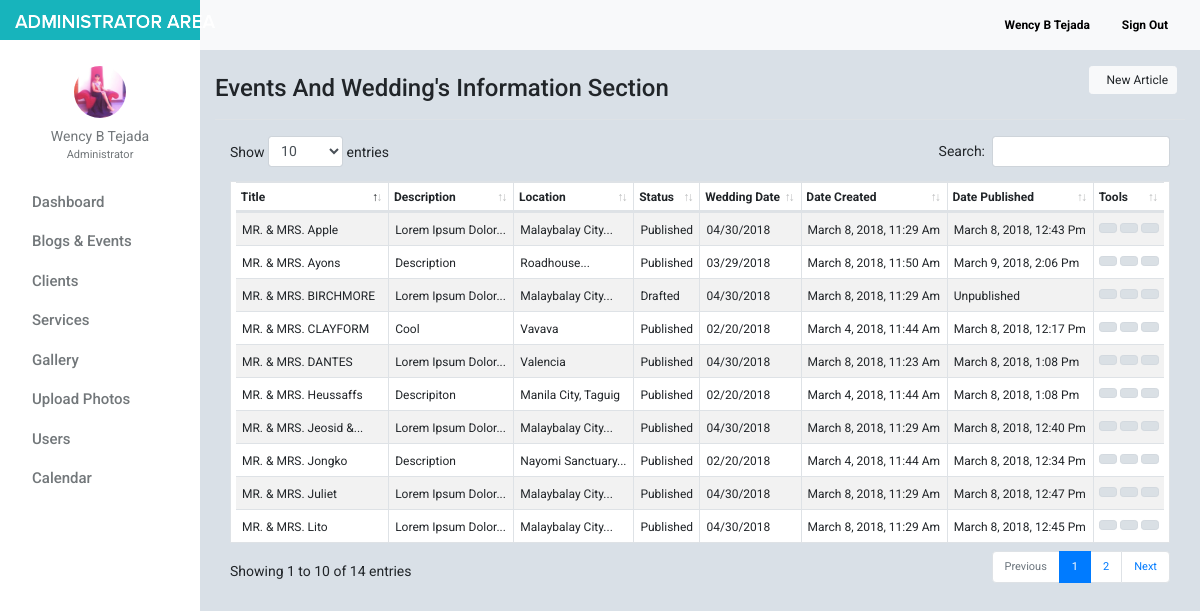
/admin/blog_events.php (signed in), run on the app's committed database.
### tables this page shows
CREATE TABLE `tblusers` (
  `id` int(11) NOT NULL,
  `firstname` varchar(32) NOT NULL,
  `lastname` varchar(32) NOT NULL,
  `gender` enum('m','f') NOT NULL,
  `username` varchar(50) NOT NULL,
  `password` varchar(50) NOT NULL,
  `email` varchar(100) NOT NULL,
  `designation` varchar(100) NOT NULL,
  `address` text NOT NULL,
  `access_level` enum('0','1','2') NOT NULL,
  `profile_picture` varchar(100) NOT NULL,
  `date_created` varchar(100) NOT NULL
);

CREATE TABLE `tblpostwedding` (
  `id` int(11) NOT NULL,
  `title` varchar(100) NOT NULL,
  `description` text NOT NULL,
  `preview_image` text NOT NULL,
  `location` varchar(100) NOT NULL,
  `status` enum('0','1') NOT NULL,
  `wedding_date` varchar(100) NOT NULL,
  `wedding_type` varchar(100) NOT NULL,
  `date_created` varchar(100) NOT NULL,
  `date_published` varchar(100) NOT NULL
);

### admin/include/database.php (called while the page is built, shortened)
<?php
class Database
{
    public $connection;
    public function open_connection()
    {
        $this->connection = mysqli_connect(DB_HOST, DB_USER, DB_PASS, DB_NAME);
    }
    public function query($sql)
    {
        $result = mysqli_query($this->connection, $sql);
        return $result;
    }
}
$db = new Database();
?>

### admin/include/db_object.php (called while the page is built, shortened)
<?php
class DB_Object
{
    public static function find_all() {
        return static::find_by_query("SELECT * FROM " . static::$db_table . " ORDER BY id DESC");
    }
    public static function find_by_id($id) {
        $the_result_array = static::find_by_query("SELECT * FROM " . static::$db_table . " WHERE id = $id ORDER BY id DESC  LIMIT 1 ");
        return !empty($the_result_array) ? array_shift($the_result_array) : false;
    }
    public static function find_by_query($sql) {
        global $db;
        $result_set = $db->query($sql);
        $the_object_array = array();
        while($row = mysqli_fetch_array($result_set)) {
            $the_object_array[] = static::instantiation($row);
        }
        return $the_object_array;
    }
    public static function instantiation($the_record){
        $the_object = new $calling_class;
        foreach($the_record as $the_attribute => $value)
        {
            if($the_object->has_the_attribute($the_attribute)) {
                $the_object->$the_attribute = $value;
            }
        }
        return $the_object;
    }
    private function has_the_attribute($the_attribute) {
        $object_properties = get_object_vars($this);
        return array_key_exists($the_attribute, $object_properties);
    }
}
?>

### admin/include/Users.php (called while the page is built, shortened)
<?php
class Users extends DB_Object
{
    public $profile_picture;
    public $upload_directory = "upload/users";
    public $image_placeholder = "http://placehold.it/64x64&text=images";
    public function profile_picture_picture() {
        return empty($this->profile_picture) ? $this->image_placeholder : $this->upload_directory. '/' .$this->profile_picture;
    }
}
?>

### admin/include/Helper.php (called while the page is built, shortened)
<?php
function trim_body($text, $max_length = 30, $tail = '...') {
    $tail_len = strlen($tail);
    if (strlen($text) >  $max_length) {
        $tmp_text = substr($text, 0, $max_length - $tail_len);
        if (substr($text, $max_length - $tail_len, 1) == ' ') {
            $text = $tmp_text;
        } else {
            $pos = strrpos($tmp_text, ' ');
            $text = substr($text, 0, $pos);
        }
        $text = $text . $tail;
    }
    return $text;
}

### admin/blog_events.php (the view, shortened to what this page needs)
<?php
    $event_wedding =   EventWedding::find_all();
?>
<?php $users_profile = Users::find_by_id($_SESSION['id']); ?>
<!doctype html>
<html lang="en">
<head>
    <link href="css/bootstrap.min.css" rel="stylesheet">
    <link href="css/dashboard.css" rel="stylesheet">
    <link href="css/dataTables.bootstrap4.min.css" rel="stylesheet">
    <link rel="stylesheet" type="text/css"
          href="https://cdn.materialdesignicons.com/2.1.19/css/materialdesignicons.min.css">
</head>
<body>
<?php include_once 'include/sidebar.php'; ?>
<div class="d-flex justify-content-between flex-wrap flex-md-nowrap align-items-center pb-2 mb-3 border-bottom">
    <h4 class="h4 mt-4">Events And Wedding's Information Section</h4>
    <div class="btn-toolbar mb-2 mb-md-0">
        <div class="btn-group mr-2">
            <a class="btn btn-sm btn-light" style="font-size: 12px;" href="blog_events_add.php"><i class="mdi mdi-account-plus mr-2"></i> New Article</a>
        </div>
    </div>
</div>
<table id="example" class="table table-striped table-bordered table-sm" cellspacing="0" width="100%" style="background: white;padding: 0 5px;">
    <thead>
        <tr>
            <th>Title</th>
            <th>Description</th>
            <th>Location</th>
            <th>Status</th>
            <th>Wedding Date</th>
            <th>Date Created</th>
            <th>Date Published</th>
            <th>Tools</th>
        </tr>
    </thead>
    <tbody>
       <?php foreach ($event_wedding as $events) : ?>
        <tr>
            <td class="special"><?= trim_body($events->title, 30); ?></td>
            <td class="special"><?= trim_body($events->description, 20);  ?></td>
            <td class="special"><?= trim_body($events->location, 20); ?></td>
            <td class="special"><?= ($events->status == 0) ? 'Drafted' : 'Published'; ?></td>
            <td class="special"> <?= $events->wedding_date; ?></td>
            <td class="special"><?= $events->date_created; ?></td>
            <td class="special"><?= empty($events->date_published) ? 'Unpublished' : $events->date_published; ?></td>
            <td>
                <a href="blog_events_edit.php?id=<?= $events->id; ?>" class="btn btn-light btn-sm active"><i class="mdi mdi-account-edit"></i></a>
                <a href="blog_events_delete.php?id=<?= $events->id; ?>" class="btn btn-light btn-sm active"><i class="mdi mdi-delete"></i></a>
                <a href="../wedding_details.php?id=<?= $events->id; ?>" target="_blank" class="btn btn-light btn-sm active"><i class="mdi mdi-eye"></i></a>
            </td>
        </tr>
    <?php endforeach; ?>
    </tbody>
</table>
</main>
</div>
</div>
</body>
</html>

### admin/include/sidebar.php (shortened to what this page needs)
<nav class="navbar sticky-top p-0" style="width: 16.7%;background-color: #17b4bc;">
    <a class="navbar-brand col-sm-3 col-md-2 mr-0" href="dashboard.php">
        <img src="images/admin.png" alt="" style="width: 200px;">
    </a>
</nav>
<div class="container-fluid">
    <div class="row">
        <nav class="col-md-2 d-none d-md-block bg-light sidebar">
            <div class="sidebar-sticky">
                <ul class="nav flex-column">
                    <li class="nav-item mt-3">
                        <div class="text-center">
                            <a href="users_profile.php" class="user-button">
                                <img src="<?= $users_profile->profile_picture_picture(); ?>" class="img-fluid rounded-circle" width="52" height="52" alt="">
                                <div class="user-profile"><?= $users_profile->firstname . ' ' . $users_profile->lastname; ?></div>
                            </a>
                                <div class="text-center mt-0" style="font-size: 11px;color:#72777a;">
                                    <?= ($users_profile->designation == 0) ? 'Administrator' : 'Moderator'; ?>
                                </div>
                        </div>
                    </li>
                    <li class="nav-item"><div class="dropdown-divider"></div></li>
                    <li class="nav-item">
                        <a class="nav-link" href="dashboard.php">
                            Dashboard <span class="sr-only">(current)</span>
                        </a>
                    </li>
                    <li class="nav-item"><div class="dropdown-divider"></div></li>
                    <li class="nav-item">
                        <a class="nav-link" href="blog_events.php">
                            Blogs &amp; Events
                        </a>
                    </li>
                    <li class="nav-item"><div class="dropdown-divider"></div></li>
                    <li class="nav-item">
                        <a class="nav-link" href="client.php" >
                            Clients
                        </a>
                    </li>
                    <li class="nav-item"><div class="dropdown-divider"></div></li>
                    <li class="nav-item">
                        <a class="nav-link" href="service_list.php">
                            Services
                        </a>
                    </li>
                    <li class="nav-item"><div class="dropdown-divider"></div></li>
                    <li class="nav-item">
                        <a class="nav-link" href="photos_view.php">
                            Gallery
                        </a>
                    </li>
                    <li class="nav-item"><div class="dropdown-divider"></div></li>
                    <li class="nav-item">
                        <a class="nav-link" href="photos_add.php">
                            Upload Photos
                        </a>
                    </li>
                    <li class="nav-item"><div class="dropdown-divider"></div></li>
                    <li class="nav-item">
                        <a class="nav-link" href="users.php">
                            Users
                        </a>
                    </li>
                    <li class="nav-item"><div class="dropdown-divider"></div></li>
                    <li class="nav-item">
                        <a class="nav-link" href="task_all_calendar.php">
                            Calendar
                        </a>
                    </li>
                </ul>
            </div>
        </nav>
        <main role="main" class="col-md-9 ml-sm-auto col-lg-10" style="margin-top: -40px;z-index: 999">
            <nav class="navbar navbar-expand-lg navbar-light bg-light" style="margin-left:-15px;margin-right: -15px;">
                <button class="navbar-toggler" type="button" data-toggle="collapse" data-target="#navbarNav" aria-controls="navbarNav" aria-expanded="false" aria-label="Toggle navigation">
                </button>
                <div class="form-inline my-2 my-lg-0">
                    <a class="nav-link" href="users_profile.php"><b><?= ucfirst($users_profile->firstname) . ' ' . ucfirst($users_profile->lastname); ?></b></a>
                    <a class="nav-link" href="logout.php"><b>Sign Out</b></a>
                </div>
            </nav>

### admin/css/dashboard.css (style rules this page uses)
body { font-size: .875rem; font-family: 'Roboto', 'Segoe UI',sans-serif; background: #D9E0E7; }
.sidebar { position: fixed; top: 0; bottom: 0; left: 0; z-index: 100; padding: 0; box-shadow: inset -1px 0 0 rgba(0, 0, 0, .1); background-color: #fff; }
.sidebar-sticky { position: -webkit-sticky; position: sticky; top: 40px; height: calc(100vh - 48px); height: 100% !important; padding-top: 2.5rem; overflow-x: hidden; overflow-y: auto; background-color: #fff; }
.sidebar .nav-link { font-weight: 500; color: #72777a; font-size: 15px; text-transform: capitalize; transition: all 2s linear; font-family: 'Roboto', sans-serif; }
.nav.flex-column li.nav-item:nth-child(2) { margin-top:10px; }
.user-profile { color: #72777a; margin-top: 8px; }
img.img-fluid.rounded-circle { margin-top: 10px; }
.form-inline.my-2.my-lg-0 a.nav-link { color: black; font-size: 12px; }
.dropdown-divider { border-top: 1px solid #fff; }
.nav.flex-column a.nav-link { padding: .0rem 1rem; }
.user-profile { text-transform: capitalize; }
.btn-group.mr-2 { border-top-right-radius: 0 !important; border-left-right-radius: 0 !important; }

### admin/blog_events.php (style rules this page uses)
table.table.table-striped.table-bordered.table-sm { font-size:12px; }
td.special { padding: 0; padding-top: 8px; padding-left:6px; padding-bottom:6px; padding-right:6px; margin-top:5px; text-transform: capitalize; }

### data on the page
tblusers: profile_picture (picture), firstname "Wency B", lastname "Tejada"
tblpostwedding: title "MR. & MRS. Ayons", description "Description", location "Roadhouse...", status "Published", wedding_date "03/29/2018", date_created "March 8, 2018, 11:50 Am", date_published "March 9, 2018, 2:06 Pm"
tblpostwedding: title "MR. & MRS. Jeosid &...", description "Lorem Ipsum Dolor...", location "Malaybalay City...", status "Published", wedding_date "04/30/2018", date_created "March 8, 2018, 11:29 Am", date_published "March 8, 2018, 12:40 Pm"
tblpostwedding: title "MR. & MRS. CLAYFORM", description "Cool", location "Vavava", status "Published", wedding_date "02/20/2018", date_created "March 4, 2018, 11:44 Am", date_published "March 8, 2018, 12:17 Pm"
tblpostwedding: title "MR. & MRS. Apple", description "Lorem Ipsum Dolor...", location "Malaybalay City...", status "Published", wedding_date "04/30/2018", date_created "March 8, 2018, 11:29 Am", date_published "March 8, 2018, 12:43 Pm"
tblpostwedding: title "MR. & MRS. Lito", description "Lorem Ipsum Dolor...", location "Malaybalay City...", status "Published", wedding_date "04/30/2018", date_created "March 8, 2018, 11:29 Am", date_published "March 8, 2018, 12:45 Pm"
tblpostwedding: title "MR. & MRS. Heussaffs", description "Descripiton", location "Manila City, Taguig", status "Published", wedding_date "02/20/2018", date_created "March 4, 2018, 11:44 Am", date_published "March 8, 2018, 1:08 Pm"
tblpostwedding: title "MR. & MRS. Juliet", description "Lorem Ipsum Dolor...", location "Malaybalay City...", status "Published", wedding_date "04/30/2018", date_created "March 8, 2018, 11:29 Am", date_published "March 8, 2018, 12:47 Pm"
tblpostwedding: title "MR. & MRS. Jongko", description "Description", location "Nayomi Sanctuary...", status "Published", wedding_date "02/20/2018", date_created "March 4, 2018, 11:44 Am", date_published "March 8, 2018, 12:34 Pm"
tblpostwedding: title "MR. & MRS. BIRCHMORE", description "Lorem Ipsum Dolor...", location "Malaybalay City...", status "Drafted", wedding_date "04/30/2018", date_created "March 8, 2018, 11:29 Am", shows "Unpublished"
tblpostwedding: title "MR. & MRS. DANTES", description "Lorem Ipsum Dolor...", location "Valencia", status "Published", wedding_date "04/30/2018", date_created "March 8, 2018, 11:23 Am", date_published "March 8, 2018, 1:08 Pm"
